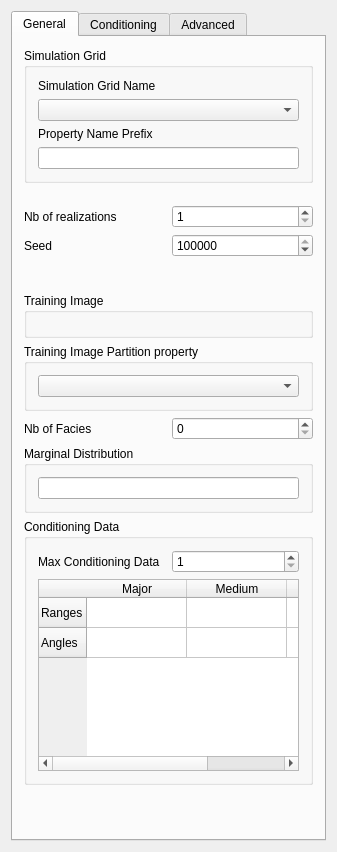
<?xml version="1.0" encoding="UTF-8"?>
<ui version="4.0">
 <class>Snesim_Std</class>
 <widget class="QWidget" name="Snesim_Std">
  <property name="AlgorithmCategory" stdset="0">
   <string>Simulation</string>
  </property>
  <property name="AlgorithmDescription" stdset="0">
   <string>SNESIM with search tree partitionning</string>
  </property>
  <property name="geometry">
   <rect>
    <x>0</x>
    <y>0</y>
    <width>337</width>
    <height>852</height>
   </rect>
  </property>
  <property name="windowTitle">
   <string>Partition Snesim</string>
  </property>
  <layout class="QGridLayout">
   <item row="0" column="0">
    <widget class="QTabWidget" name="tabWidget2">
     <widget class="QWidget" name="tab">
      <attribute name="title">
       <string>General</string>
      </attribute>
      <layout class="QGridLayout">
       <item row="0" column="0">
        <widget class="Q3GroupBox" name="SimulationGrid">
         <property name="maximumSize">
          <size>
           <width>32767</width>
           <height>32767</height>
          </size>
         </property>
         <property name="title">
          <string>Simulation Grid</string>
         </property>
         <property name="frameShape">
          <enum>Q3GroupBox::Box</enum>
         </property>
         <property name="frameShadow">
          <enum>Q3GroupBox::Sunken</enum>
         </property>
         <layout class="QVBoxLayout">
          <property name="spacing">
           <number>6</number>
          </property>
          <property name="margin">
           <number>11</number>
          </property>
          <item>
           <widget class="QLabel" name="TextLabel1">
            <property name="text">
             <string>Simulation Grid Name</string>
            </property>
            <property name="wordWrap">
             <bool>false</bool>
            </property>
           </widget>
          </item>
          <item>
           <widget class="GridSelector" name="GridSelector_Sim">
            <property name="toolTip">
             <string>grid on which to perform the simulation</string>
            </property>
           </widget>
          </item>
          <item>
           <widget class="QLabel" name="TextLabel2">
            <property name="text">
             <string>Property Name Prefix</string>
            </property>
            <property name="wordWrap">
             <bool>false</bool>
            </property>
           </widget>
          </item>
          <item>
           <widget class="QLineEdit" name="Property_Name_Sim">
            <property name="maximumSize">
             <size>
              <width>32767</width>
              <height>32767</height>
             </size>
            </property>
           </widget>
          </item>
         </layout>
        </widget>
       </item>
       <item row="1" column="0">
        <spacer name="Spacer7_5_3">
         <property name="orientation">
          <enum>Qt::Vertical</enum>
         </property>
         <property name="sizeType">
          <enum>QSizePolicy::Fixed</enum>
         </property>
         <property name="sizeHint" stdset="0">
          <size>
           <width>16</width>
           <height>16</height>
          </size>
         </property>
        </spacer>
       </item>
       <item row="2" column="0">
        <layout class="QHBoxLayout">
         <property name="spacing">
          <number>6</number>
         </property>
         <property name="margin">
          <number>0</number>
         </property>
         <item>
          <widget class="QLabel" name="TextLabel2_2_2_2">
           <property name="text">
            <string>Nb of realizations</string>
           </property>
           <property name="wordWrap">
            <bool>false</bool>
           </property>
          </widget>
         </item>
         <item>
          <widget class="QSpinBox" name="Nb_Realizations">
           <property name="minimum">
            <number>1</number>
           </property>
           <property name="maximum">
            <number>10000</number>
           </property>
          </widget>
         </item>
        </layout>
       </item>
       <item row="3" column="0">
        <layout class="QHBoxLayout">
         <property name="spacing">
          <number>6</number>
         </property>
         <property name="margin">
          <number>0</number>
         </property>
         <item>
          <widget class="QLabel" name="TextLabel2_2_2_2_2">
           <property name="text">
            <string>Seed</string>
           </property>
           <property name="wordWrap">
            <bool>false</bool>
           </property>
          </widget>
         </item>
         <item>
          <widget class="QSpinBox" name="Seed">
           <property name="maximum">
            <number>99999999</number>
           </property>
           <property name="value">
            <number>211175</number>
           </property>
          </widget>
         </item>
        </layout>
       </item>
       <item row="4" column="0">
        <spacer name="Spacer20">
         <property name="orientation">
          <enum>Qt::Vertical</enum>
         </property>
         <property name="sizeType">
          <enum>QSizePolicy::Fixed</enum>
         </property>
         <property name="sizeHint" stdset="0">
          <size>
           <width>20</width>
           <height>30</height>
          </size>
         </property>
        </spacer>
       </item>
       <item row="5" column="0">
        <widget class="Q3GroupBox" name="SimulationGrid_2">
         <property name="maximumSize">
          <size>
           <width>32767</width>
           <height>160</height>
          </size>
         </property>
         <property name="title">
          <string>Training Image</string>
         </property>
         <layout class="QVBoxLayout">
          <property name="spacing">
           <number>6</number>
          </property>
          <property name="margin">
           <number>11</number>
          </property>
          <item>
           <widget class="PropertySelector" name="PropertySelector_Training"/>
          </item>
         </layout>
        </widget>
       </item>
       <item row="6" column="0">
        <widget class="Q3GroupBox" name="groupBox9">
         <property name="title">
          <string>Training Image Partition property</string>
         </property>
         <layout class="QVBoxLayout">
          <item>
           <widget class="SinglePropertySelector" name="tiprop_partition"/>
          </item>
         </layout>
        </widget>
       </item>
       <item row="7" column="0">
        <layout class="QHBoxLayout">
         <property name="spacing">
          <number>6</number>
         </property>
         <property name="margin">
          <number>0</number>
         </property>
         <item>
          <widget class="QLabel" name="TextLabel2_2_2_2_3">
           <property name="text">
            <string>Nb of Facies</string>
           </property>
           <property name="wordWrap">
            <bool>false</bool>
           </property>
          </widget>
         </item>
         <item>
          <widget class="QSpinBox" name="Nb_Facies">
           <property name="maximum">
            <number>10</number>
           </property>
          </widget>
         </item>
        </layout>
       </item>
       <item row="8" column="0">
        <widget class="Q3GroupBox" name="GroupBox4">
         <property name="title">
          <string>Marginal Distribution</string>
         </property>
         <layout class="QHBoxLayout">
          <property name="spacing">
           <number>6</number>
          </property>
          <property name="margin">
           <number>11</number>
          </property>
          <item>
           <widget class="QLineEdit" name="Marginal_Cdf">
            <property name="toolTip">
             <string>enter values separated by a space</string>
            </property>
           </widget>
          </item>
         </layout>
        </widget>
       </item>
       <item row="9" column="0">
        <widget class="Q3GroupBox" name="groupBox6">
         <property name="title">
          <string>Conditioning Data</string>
         </property>
         <layout class="QVBoxLayout">
          <item>
           <layout class="QHBoxLayout">
            <item>
             <widget class="QLabel" name="textLabel1">
              <property name="text">
               <string>Max Conditioning Data</string>
              </property>
              <property name="wordWrap">
               <bool>false</bool>
              </property>
             </widget>
            </item>
            <item>
             <widget class="QSpinBox" name="Max_Cond">
              <property name="minimum">
               <number>1</number>
              </property>
              <property name="maximum">
               <number>400</number>
              </property>
             </widget>
            </item>
           </layout>
          </item>
          <item>
           <widget class="GsTLTable" name="Search_Ellipsoid">
            <property name="sizePolicy">
             <sizepolicy hsizetype="Expanding" vsizetype="Minimum">
              <horstretch>0</horstretch>
              <verstretch>0</verstretch>
             </sizepolicy>
            </property>
            <property name="default_column_size" stdset="0">
             <number>60</number>
            </property>
            <property name="row_headers" stdset="0">
             <string>Ranges;Angles</string>
            </property>
            <property name="col_headers" stdset="0">
             <string>Major;Medium;Minor</string>
            </property>
            <property name="numRows" stdset="0">
             <number>2</number>
            </property>
            <property name="numCols" stdset="0">
             <number>3</number>
            </property>
            <row>
             <property name="text">
              <string>Ranges</string>
             </property>
            </row>
            <row>
             <property name="text">
              <string>Angles</string>
             </property>
            </row>
            <column>
             <property name="text">
              <string>Major</string>
             </property>
            </column>
            <column>
             <property name="text">
              <string>Medium</string>
             </property>
            </column>
            <column>
             <property name="text">
              <string>Minor</string>
             </property>
            </column>
           </widget>
          </item>
         </layout>
        </widget>
       </item>
       <item row="10" column="0">
        <spacer name="Spacer21">
         <property name="orientation">
          <enum>Qt::Vertical</enum>
         </property>
         <property name="sizeType">
          <enum>QSizePolicy::Expanding</enum>
         </property>
         <property name="sizeHint" stdset="0">
          <size>
           <width>20</width>
           <height>50</height>
          </size>
         </property>
        </spacer>
       </item>
      </layout>
     </widget>
     <widget class="QWidget" name="tab">
      <attribute name="title">
       <string>Conditioning</string>
      </attribute>
      <layout class="QVBoxLayout">
       <item>
        <widget class="Q3GroupBox" name="GroupBox3">
         <property name="title">
          <string>Hard Data</string>
         </property>
         <layout class="QHBoxLayout">
          <item>
           <widget class="PropertySelector" name="Hard_Data"/>
          </item>
         </layout>
        </widget>
       </item>
       <item>
        <widget class="Q3GroupBox" name="groupBox9_2">
         <property name="title">
          <string>Data Partition</string>
         </property>
         <layout class="QVBoxLayout">
          <item>
           <widget class="SinglePropertySelector" name="data_partition"/>
          </item>
         </layout>
        </widget>
       </item>
       <item>
        <spacer name="spacer8_2">
         <property name="orientation">
          <enum>Qt::Vertical</enum>
         </property>
         <property name="sizeType">
          <enum>QSizePolicy::Fixed</enum>
         </property>
         <property name="sizeHint" stdset="0">
          <size>
           <width>20</width>
           <height>20</height>
          </size>
         </property>
        </spacer>
       </item>
       <item>
        <widget class="QCheckBox" name="Use_ProbField">
         <property name="text">
          <string>Use Probability Field</string>
         </property>
        </widget>
       </item>
       <item>
        <widget class="GsTLGroupBox" name="gsTLGroupBox17">
         <property name="title">
          <string/>
         </property>
         <property name="displayed" stdset="0">
          <bool>false</bool>
         </property>
         <layout class="QVBoxLayout">
          <item>
           <layout class="QVBoxLayout">
            <item>
             <widget class="OrderedPropertySelector" name="ProbField_properties">
              <property name="title">
               <string>Probability Maps for each Facies</string>
              </property>
              <property name="displayed" stdset="0">
               <bool>true</bool>
              </property>
             </widget>
            </item>
           </layout>
          </item>
          <item>
           <widget class="Q3GroupBox" name="groupBox8">
            <property name="title">
             <string>Tau per multti grid, (from 1 to N)</string>
            </property>
            <layout class="QVBoxLayout">
             <item>
              <layout class="QGridLayout">
               <item row="0" column="0">
                <widget class="QLabel" name="textLabel2">
                 <property name="text">
                  <string>Tau for TI information</string>
                 </property>
                 <property name="wordWrap">
                  <bool>false</bool>
                 </property>
                </widget>
               </item>
               <item row="1" column="1">
                <widget class="QLineEdit" name="taus_soft"/>
               </item>
               <item row="1" column="0">
                <widget class="QLabel" name="textLabel3_5">
                 <property name="text">
                  <string>Taus for soft (per multi grid)</string>
                 </property>
                 <property name="wordWrap">
                  <bool>false</bool>
                 </property>
                </widget>
               </item>
               <item row="0" column="1">
                <widget class="QLineEdit" name="taus_ti"/>
               </item>
              </layout>
             </item>
            </layout>
           </widget>
          </item>
         </layout>
        </widget>
       </item>
       <item>
        <spacer name="spacer8_2_2">
         <property name="orientation">
          <enum>Qt::Vertical</enum>
         </property>
         <property name="sizeType">
          <enum>QSizePolicy::MinimumExpanding</enum>
         </property>
         <property name="sizeHint" stdset="0">
          <size>
           <width>20</width>
           <height>170</height>
          </size>
         </property>
        </spacer>
       </item>
      </layout>
     </widget>
     <widget class="QWidget" name="tab">
      <attribute name="title">
       <string>Advanced</string>
      </attribute>
      <layout class="QVBoxLayout">
       <item>
        <layout class="QHBoxLayout">
         <item>
          <widget class="QLabel" name="textLabel6">
           <property name="text">
            <string>cmin</string>
           </property>
           <property name="wordWrap">
            <bool>false</bool>
           </property>
          </widget>
         </item>
         <item>
          <widget class="QSpinBox" name="Cmin">
           <property name="minimum">
            <number>1</number>
           </property>
          </widget>
         </item>
        </layout>
       </item>
       <item>
        <layout class="QHBoxLayout">
         <property name="spacing">
          <number>6</number>
         </property>
         <property name="margin">
          <number>0</number>
         </property>
         <item>
          <widget class="QLabel" name="TextLabel2_2_2_2_3_3_3">
           <property name="text">
            <string>Number of Multigrids</string>
           </property>
           <property name="wordWrap">
            <bool>false</bool>
           </property>
          </widget>
         </item>
         <item>
          <widget class="QSpinBox" name="Nb_Multigrids_ADVANCED">
           <property name="minimum">
            <number>1</number>
           </property>
           <property name="maximum">
            <number>10</number>
           </property>
           <property name="value">
            <number>3</number>
           </property>
          </widget>
         </item>
        </layout>
       </item>
       <item>
        <spacer name="spacer8">
         <property name="orientation">
          <enum>Qt::Vertical</enum>
         </property>
         <property name="sizeType">
          <enum>QSizePolicy::Expanding</enum>
         </property>
         <property name="sizeHint" stdset="0">
          <size>
           <width>20</width>
           <height>20</height>
          </size>
         </property>
        </spacer>
       </item>
      </layout>
     </widget>
    </widget>
   </item>
  </layout>
 </widget>
 <layoutdefault spacing="6" margin="11"/>
 <pixmapfunction>qPixmapFromMimeSource</pixmapfunction>
 <customwidgets>
  <customwidget>
   <class>GridSelector</class>
   <extends>QComboBox</extends>
   <header>GsTLAppli/extra/qtplugins/selectors.h</header>
  </customwidget>
  <customwidget>
   <class>PropertySelector</class>
   <extends>QWidget</extends>
   <header>GsTLAppli/extra/qtplugins/selectors.h</header>
  </customwidget>
  <customwidget>
   <class>SinglePropertySelector</class>
   <extends>QComboBox</extends>
   <header>GsTLAppli/extra/qtplugins/selectors.h</header>
  </customwidget>
  <customwidget>
   <class>OrderedPropertySelector</class>
   <extends>GsTLGroupBox</extends>
   <header>GsTLAppli/extra/qtplugins/selectors.h</header>
  </customwidget>
  <customwidget>
   <class>GsTLTable</class>
   <extends>QTableWidget</extends>
   <header>GsTLAppli/extra/qtplugins/gstl_table.h</header>
  </customwidget>
  <customwidget>
   <class>GsTLGroupBox</class>
   <extends>QGroupBox</extends>
   <header>GsTLAppli/extra/qtplugins/selectors.h</header>
  </customwidget>
  <customwidget>
   <class>Q3GroupBox</class>
   <extends>QGroupBox</extends>
   <header>Qt3Support/Q3GroupBox</header>
   <container>1</container>
  </customwidget>
 </customwidgets>
 <tabstops>
  <tabstop>tabWidget2</tabstop>
  <tabstop>GridSelector_Sim</tabstop>
  <tabstop>Property_Name_Sim</tabstop>
  <tabstop>Nb_Realizations</tabstop>
  <tabstop>Seed</tabstop>
  <tabstop>Nb_Facies</tabstop>
  <tabstop>Marginal_Cdf</tabstop>
  <tabstop>Max_Cond</tabstop>
  <tabstop>Search_Ellipsoid</tabstop>
  <tabstop>Use_ProbField</tabstop>
  <tabstop>Cmin</tabstop>
  <tabstop>Nb_Multigrids_ADVANCED</tabstop>
 </tabstops>
 <includes>
  <include location="local">gridselector.h</include>
  <include location="local">propertyselector.h</include>
  <include location="local">singlepropertyselector.h</include>
  <include location="local">gstl_table.h</include>
  <include location="local">propertyselector.h</include>
  <include location="local">singlepropertyselector.h</include>
  <include location="local">gstlgroupbox.h</include>
  <include location="local">orderedpropertyselector.h</include>
  <include location="local">multipropertyselector.h</include>
 </includes>
 <resources/>
 <connections>
  <connection>
   <sender>GridSelector_Sim</sender>
   <signal>activated(QString)</signal>
   <receiver>ProbField_properties</receiver>
   <slot>show_properties(QString)</slot>
   <hints>
    <hint type="sourcelabel">
     <x>20</x>
     <y>20</y>
    </hint>
    <hint type="destinationlabel">
     <x>20</x>
     <y>20</y>
    </hint>
   </hints>
  </connection>
  <connection>
   <sender>Use_ProbField</sender>
   <signal>toggled(bool)</signal>
   <receiver>gsTLGroupBox17</receiver>
   <slot>setShown(bool)</slot>
   <hints>
    <hint type="sourcelabel">
     <x>20</x>
     <y>20</y>
    </hint>
    <hint type="destinationlabel">
     <x>20</x>
     <y>20</y>
    </hint>
   </hints>
  </connection>
  <connection>
   <sender>GridSelector_Sim</sender>
   <signal>activated(QString)</signal>
   <receiver>data_partition</receiver>
   <slot>show_properties(QString)</slot>
   <hints>
    <hint type="sourcelabel">
     <x>20</x>
     <y>20</y>
    </hint>
    <hint type="destinationlabel">
     <x>20</x>
     <y>20</y>
    </hint>
   </hints>
  </connection>
  <connection>
   <sender>PropertySelector_Training</sender>
   <signal>object_changed(QString)</signal>
   <receiver>tiprop_partition</receiver>
   <slot>show_properties(QString)</slot>
   <hints>
    <hint type="sourcelabel">
     <x>20</x>
     <y>20</y>
    </hint>
    <hint type="destinationlabel">
     <x>20</x>
     <y>20</y>
    </hint>
   </hints>
  </connection>
 </connections>
</ui>
